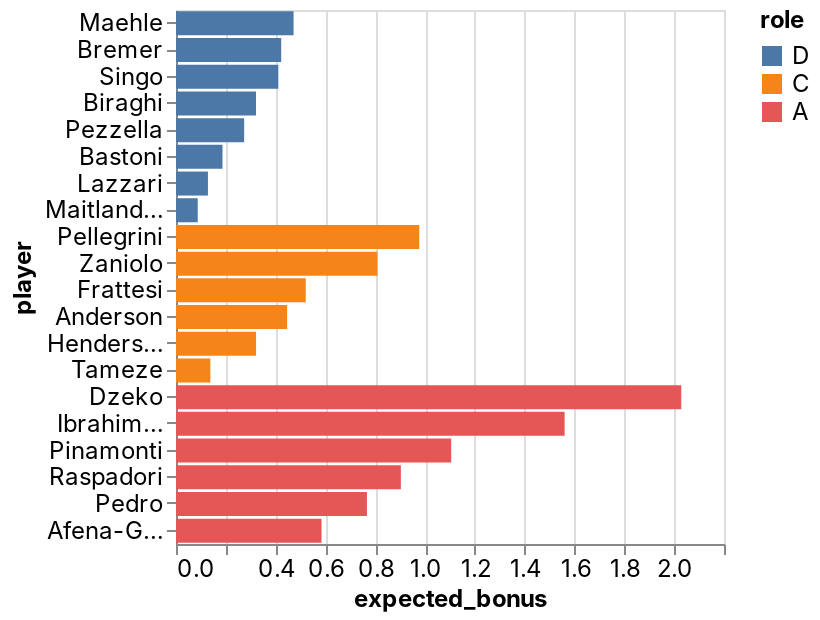

Source (notebook cell):
### Code cell
_deepnote_run_altair(team, """{"$schema":"https://vega.github.io/schema/vega-lite/v4.json","mark":{"type":"bar","tooltip":{"content":"data"}},"height":220,"autosize":{"type":"fit"},"data":{"name":"placeholder"},"encoding":{"x":{"field":"expected_bonus","type":"quantitative","sort":null,"scale":{"type":"linear","zero":false}},"y":{"field":"player","type":"nominal","sort":null,"scale":{"type":"linear","zero":true}},"color":{"field":"role","type":"nominal","sort":null,"scale":{"type":"linear","zero":false}}}}""")

### Figure 1 — Vega-Lite specification as saved in the notebook (floating-point values rounded to 4 significant figures)
{"config": {"view": {"continuousWidth": 400, "continuousHeight": 300}, "area": {"fill": "#51C0E9"}, "axis": {"labelFont": "Inter, sans-serif", "labelFontSize": 12, "labelFontWeight": "normal", "labelLimit": 60, "labelOverlap": "greedy", "titleFont": "Inter, sans-serif", "titleFontSize": 12, "titleFontWeight": "bold"}, "background": "#ffffff", "legend": {"labelFont": "Inter, sans-serif", "labelFontSize": 12, "titleFont": "Inter, sans-serif", "titleFontSize": 12, "titleFontWeight": "bold"}, "line": {"stroke": "#51C0E9", "strokeWidth": 2}, "rect": {"fill": "#51C0E9"}, "title": {"anchor": "start", "color": "#000000", "font": "Inter, sans-serif", "fontSize": 22, "fontWeight": "normal"}}, "data": {"name": "data-b08e4862be4f54271ce54111c5259e67"}, "mark": {"type": "bar", "tooltip": {"content": "data"}}, "autosize": {"type": "fit"}, "encoding": {"color": {"type": "nominal", "field": "role", "scale": {"type": "linear", "zero": false}, "sort": null}, "x": {"type": "quantitative", "field": "expected_bonus", "scale": {"type": "linear", "zero": false}, "sort": null}, "y": {"type": "nominal", "field": "player", "scale": {"type": "linear", "zero": true}, "sort": null}}, "height": 300, "width": "container", "$schema": "https://vega.github.io/schema/vega-lite/v4.json", "datasets": {"data-b08e4862be4f54271ce54111c5259e67": [{"fanta_team": "Rione Monti", "role": "D", "player": "Maehle", "team": "Atalanta", "opponent": "Sampdoria", "date": "2022-02-27T00:00:00", "expected_bonus": 0.472}, {"fanta_team": "Rione Monti", "role": "D", "player": "Bremer", "team": "Torino", "opponent": "Cagliari", "date": "2022-02-27T00:00:00", "expected_bonus": 0.4223}, {"fanta_team": "Rione Monti", "role": "D", "player": "Singo", "team": "Torino", "opponent": "Cagliari", "date": "2022-02-27T00:00:00", "expected_bonus": 0.4108}, {"fanta_team": "Rione Monti", "role": "D", "player": "Biraghi", "team": "Fiorentina", "opponent": "Sassuolo", "date": "2022-02-27T00:00:00", "expected_bonus": 0.3212}, {"fanta_team": "Rione Monti", "role": "D", "player": "Pezzella", "team": "Atalanta", "opponent": "Sampdoria", "date": "2022-02-27T00:00:00", "expected_bonus": 0.2736}, {"fanta_team": "Rione Monti", "role": "D", "player": "Bastoni", "team": "Spezia", "opponent": "Roma", "date": "2022-02-27T00:00:00", "expected_bonus": 0.1866}, {"fanta_team": "Rione Monti", "role": "D", "player": "Lazzari", "team": "Lazio", "opponent": "Napoli", "date": "2022-02-27T00:00:00", "expected_bonus": 0.1282}, {"fanta_team": "Rione Monti", "role": "D", "player": "Maitland-Niles", "team": "Roma", "opponent": "Spezia", "date": "2022-02-27T00:00:00", "expected_bonus": 0.08726}, {"fanta_team": "Rione Monti", "role": "C", "player": "Pellegrini", "team": "Roma", "opponent": "Spezia", "date": "2022-02-27T00:00:00", "expected_bonus": 0.9766}, {"fanta_team": "Rione Monti", "role": "C", "player": "Zaniolo", "team": "Roma", "opponent": "Spezia", "date": "2022-02-27T00:00:00", "expected_bonus": 0.8088}, {"fanta_team": "Rione Monti", "role": "C", "player": "Frattesi", "team": "Sassuolo", "opponent": "Fiorentina", "date": "2022-02-27T00:00:00", "expected_bonus": 0.5209}, {"fanta_team": "Rione Monti", "role": "C", "player": "Anderson", "team": "Lazio", "opponent": "Napoli", "date": "2022-02-27T00:00:00", "expected_bonus": 0.4461}, {"fanta_team": "Rione Monti", "role": "C", "player": "Henderson", "team": "Empoli", "opponent": "Juventus", "date": "2022-02-27T00:00:00", "expected_bonus": 0.3214}, {"fanta_team": "Rione Monti", "role": "C", "player": "Tameze", "team": "Verona", "opponent": "Venezia", "date": "2022-02-27T00:00:00", "expected_bonus": 0.1379}, {"fanta_team": "Rione Monti", "role": "A", "player": "Dzeko", "team": "Inter", "opponent": "Genoa", "date": "2022-02-27T00:00:00", "expected_bonus": 2.028}, {"fanta_team": "Rione Monti", "role": "A", "player": "Ibrahimovic", "team": "AC Milan", "opponent": "Udinese", "date": "2022-02-27T00:00:00", "expected_bonus": 1.56}, {"fanta_team": "Rione Monti", "role": "A", "player": "Pinamonti", "team": "Empoli", "opponent": "Juventus", "date": "2022-02-27T00:00:00", "expected_bonus": 1.105}, {"fanta_team": "Rione Monti", "role": "A", "player": "Raspadori", "team": "Sassuolo", "opponent": "Fiorentina", "date": "2022-02-27T00:00:00", "expected_bonus": 0.9027}, {"fanta_team": "Rione Monti", "role": "A", "player": "Pedro", "team": "Lazio", "opponent": "Napoli", "date": "2022-02-27T00:00:00", "expected_bonus": 0.7666}, {"fanta_team": "Rione Monti", "role": "A", "player": "Afena-Gyan", "team": "Roma", "opponent": "Spezia", "date": "2022-02-27T00:00:00", "expected_bonus": 0.5842}]}}
